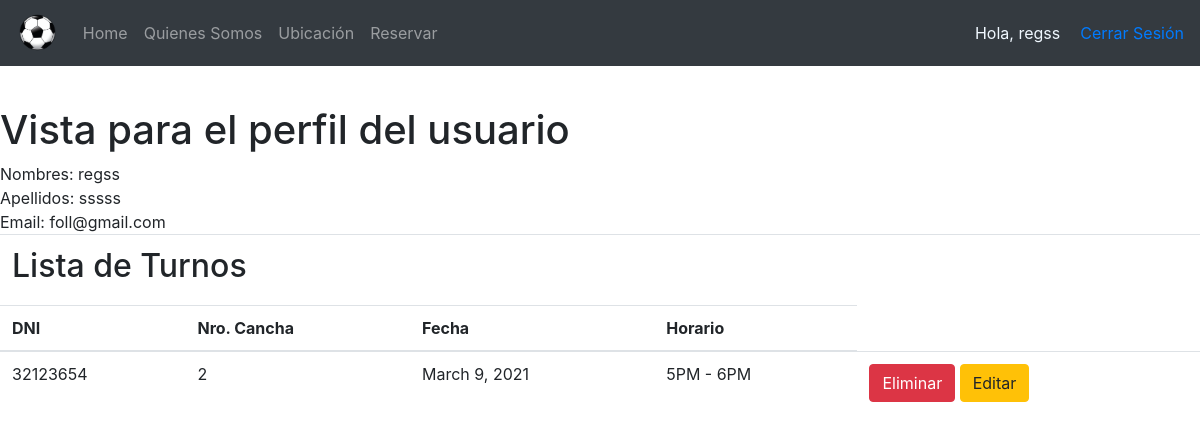
The app's page /Perfil/ (signed in) with its own data.
### users/models.py (models this page shows, shortened)
class Usuario(AbstractBaseUser, PermissionsMixin):
    username = models.CharField("Usuario", unique=True, max_length=50)
    first_name = models.CharField("Nombres", max_length=200)
    surname = models.CharField("Apellidos", max_length=200)
    dni = models.CharField("Dni", unique=True, max_length=8)
    email = models.EmailField(_('email address'), unique=True)
    is_staff = models.BooleanField(default=False)
    is_active = models.BooleanField(default=True)
    date_joined = models.DateTimeField(default=timezone.now)
    USERNAME_FIELD = 'username'
    REQUIRED_FIELDS = ['email' ,'dni', 'first_name' , 'surname']
    objects = CustomUserManager()

### turnos/models.py (models this page shows, shortened)
class Turno(models.Model):
    dia = models.DateField()
    hora = models.CharField(blank=False, null=False, max_length=20, choices=HORARIOS)
    persona = models.ForeignKey(Usuario, on_delete=models.CASCADE)
    cancha = models.ForeignKey(Cancha, blank=False, null=False, on_delete=models.CASCADE)
    class Meta:
        ordering = ['dia']

### turnos/views.py (the view)
# urls.py: path('Perfil/', FormularioTurnosView.lista_turnos, name='lista_turnos'),
    def lista_turnos(request):
        actual_user = request.user.id
        data = {
            'turnos': Turno.objects.filter(persona_id=request.user.id).order_by('-dia')[:20],
        }
        return render(request, 'accounts/registrados/perfil.html', data)

### templates/accounts/registrados/perfil.html (shortened to what this page needs)
{% extends 'accounts/header.html' %}
{% load static %}
    {% block content %}
    <link rel="stylesheet" href="https://stackpath.bootstrapcdn.com/bootstrap/4.4.1/css/bootstrap.min.css">
</head>
<body>
    <h1>Vista para el perfil del usuario</h1>
    <div>
        <div>
            <span class="data">Nombres:  </span><span>{{ user.first_name }}</span>
        </div>
        <div>
            <span class="data">Apellidos:  </span><span>{{ user.surname }}</span>
        </div>
        <div>
            <span class="data">Email:  </span><span>{{ user.email }}</span>
        </div>
    </div>
    <table class="table">
        <thead>
            <tr>
                <td colspan="6"><h2>Lista de Turnos</h2></td>
             </tr>
          <tr>
            <th scope="col">DNI</th>
            <th scope="col">Nro. Cancha</th>
            <th scope="col">Fecha</th>
            <th scope="col">Horario</th>
          </tr>
        </thead>
        <tbody>
        {% for i in turnos %}
            <tr>
                <td>{{ i.persona.dni }}</td>
                <td>{{ i.cancha_id }}</td>
                <td>{{ i.dia }}</td>
                <td>{{ i.hora }}</td>
                <td>
                    <a class="btn btn-danger" href="{% url 'eliminar' i.id %}">Eliminar</a>
                    <a class="btn btn-warning" href="{% url 'editar_turno' i.id %}">Editar</a>
                </td>
            </tr>
        {% endfor %}
        </tbody>
      </table>
    {% endblock %}

### templates/accounts/header.html (shortened to what this page needs)
{% load static %}
<html>
<head>
    <link rel="stylesheet" href="https://stackpath.bootstrapcdn.com/bootstrap/4.4.1/css/bootstrap.min.css">
</head>
<body>
    <div class="cotainer" style="padding-bottom: 40px;">
        <nav class="navbar navbar-expand-lg navbar-dark bg-dark">
            <a class="navbar-brand">
                <img src="{% static '/css/img/logo_pag.png' %}" height="40px">
            </a>
            <div class="collapse navbar-collapse" id="menu">
                <ul class="navbar-nav mr-auto">
                    {% if user.is_authenticated %}
                    <li class="navbar-item"><a href="http://127.0.0.1:8000/Home_user" class="nav-link">Home</a></li>
                    <li class="navbar-item"><a href="https://www.youtube.com/watch?v=kWvpG1kRh90" class="nav-link">Quienes Somos</a></li>
                    <li class="navbar-item"><a href="http://127.0.0.1:8000/Ubicacion/" class="nav-link">Ubicación</a></li>
                    <li class="navbar-item"><a href="http://127.0.0.1:8000/reservas/" class="nav-link">Reservar</a></li>
                    {% endif %}
                </ul>
            </div>
            <div class="navbar-collapse collapse 2-100 order-3 dual-collapse2">
                <ul class="navbar-nav ml-auto">
                    {% if user.is_authenticated %}
                    <span style="margin-right: 20px; color: aliceblue;">Hola, <a style="color: aliceblue;" href="http://127.0.0.1:8000/Perfil/"> {{ user.first_name }}</a></span>
                    <span><a href=" {% url 'Logout' %}">Cerrar Sesión</a></span>
                    {% else %}
                    <li class="nav-item"><a class="nav-link" href="http://127.0.0.1:8000/Login">Iniciar Sesión</a></li>
                    <li class="nav-item"><a class="nav-link" href="http://127.0.0.1:8000/register">Registrarse</a></li>
                    {% endif %}
                </ul>
            </div>
        </nav>
    </div>
    {% block content %} {% endblock %}
</body>
</html>

### records on screen
Usuario: first_name "regss", surname "sssss", email "foll@gmail.com"
Turno: persona.dni "32123654", cancha_id "2", dia "March 9, 2021", hora "5PM - 6PM"
